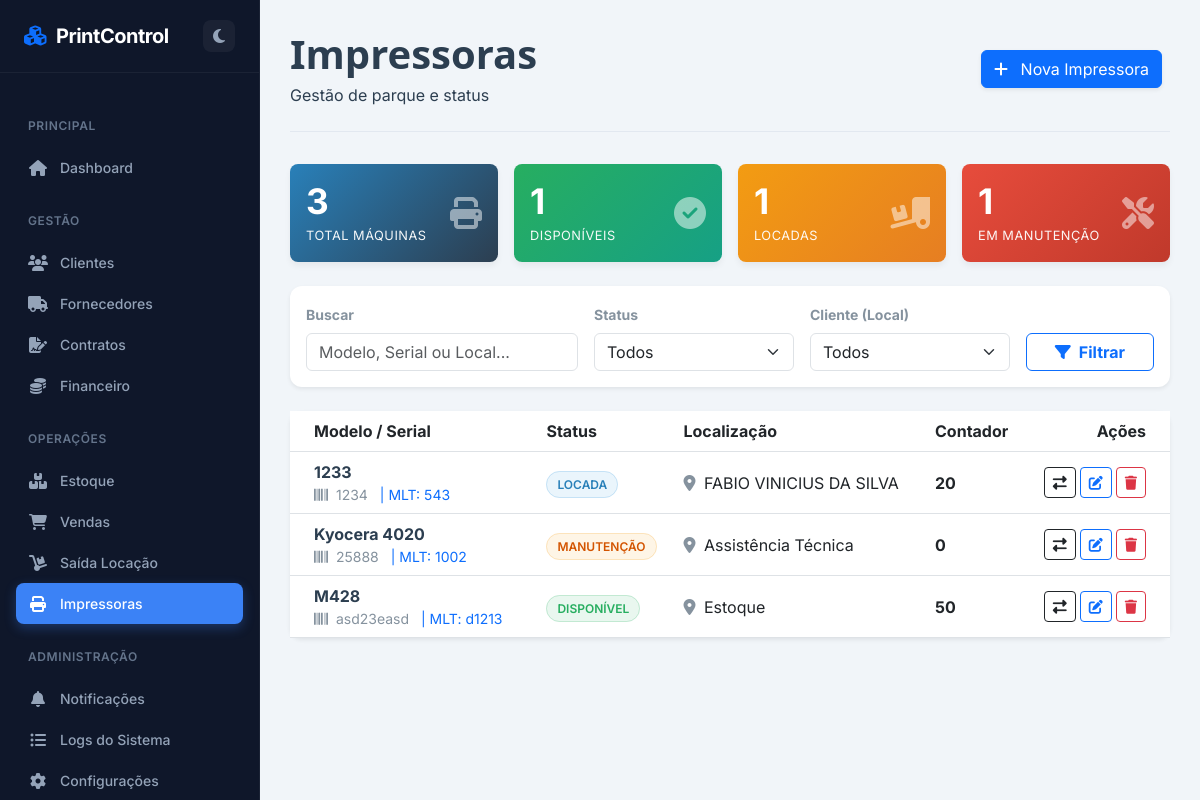
The app's page /impressoras, older data.
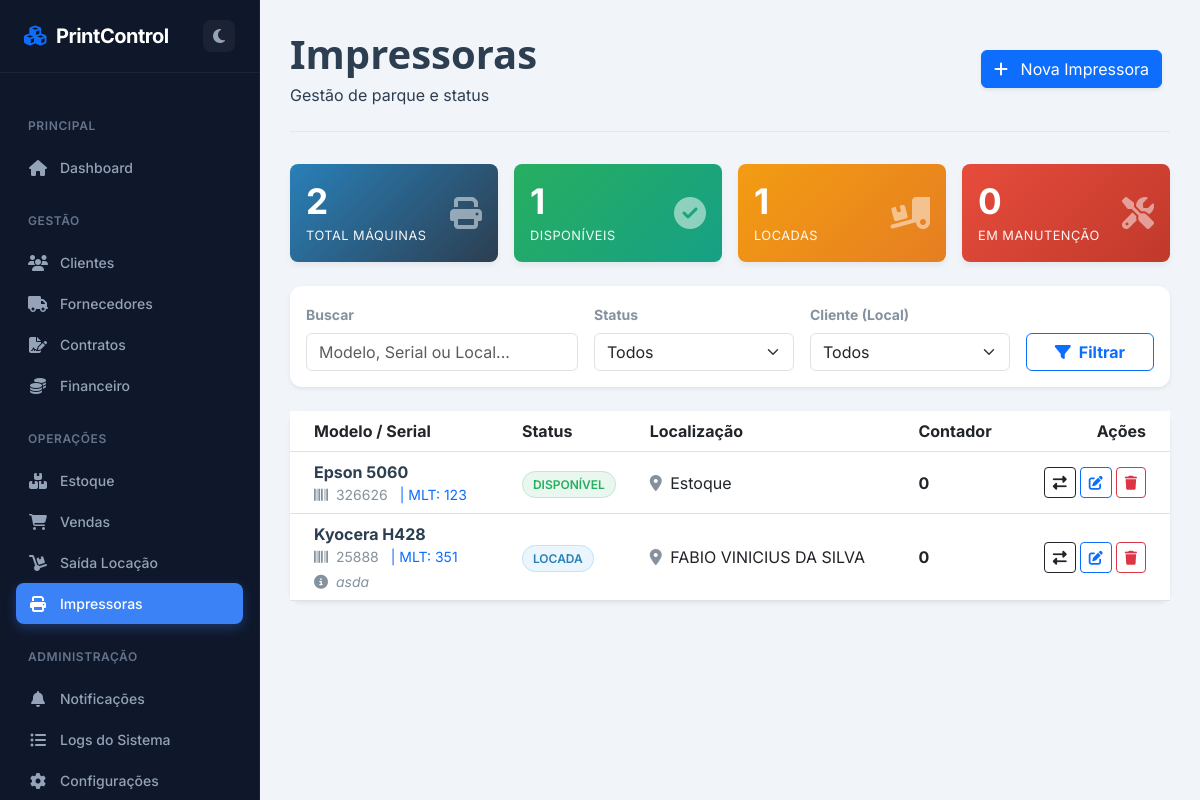
The same page, newer data.
### app.py (models this page shows)
class Impressora(db.Model):
    id = db.Column(db.Integer, primary_key=True)
    marca = db.Column(db.String(50))
    modelo = db.Column(db.String(100), nullable=False)
    serial = db.Column(db.String(50), unique=True)
    mlt = db.Column(db.String(50))
    contador = db.Column(db.Integer, default=0)
    status = db.Column(db.String(20), default='Disponível')
    localizacao = db.Column(db.String(100), default='Estoque')
    observacao = db.Column(db.Text)
    data_aquisicao = db.Column(db.Date)
    historico = db.relationship('MovimentacaoImpressora', backref='impressora', cascade="all, delete-orphan")
    manutencoes = db.relationship('Manutencao', backref='impressora', cascade="all, delete-orphan")
    logs_manutencao = db.relationship('LogManutencao', backref='impressora', cascade="all, delete-orphan")

### app.py (the view)
@app.route('/impressoras')
def impressoras():
    busca = request.args.get('busca')
    status = request.args.get('status')
    cliente_id = request.args.get('cliente_id')
    query = Impressora.query
    if busca:
        term = f"%{busca}%"
        query = query.filter((Impressora.marca.like(term)) | (Impressora.modelo.like(term)) | (Impressora.serial.like(term)) | (Impressora.mlt.like(term)) | (Impressora.localizacao.like(term)))
    if status and status != 'Todas': query = query.filter(Impressora.status == status)
    if cliente_id and cliente_id != 'Todos':
        cliente = Cliente.query.get(int(cliente_id))
        if cliente: query = query.filter(Impressora.localizacao == cliente.nome)
    impressoras = query.order_by(Impressora.modelo).all()
    clientes = Cliente.query.order_by(Cliente.nome).all()
    ultimas_movimentacoes = MovimentacaoImpressora.query.order_by(MovimentacaoImpressora.data.desc()).limit(20).all()
    total_geral = Impressora.query.count()
    disponiveis = Impressora.query.filter_by(status='Disponível').count()
    locadas = Impressora.query.filter_by(status='Locada').count()
    manutencao = Impressora.query.filter_by(status='Manutenção').count()
    return render_template('impressoras.html', impressoras=impressoras, clientes=clientes, ultimas_movimentacoes=ultimas_movimentacoes, total=total_geral, disponiveis=disponiveis, locadas=locadas, manutencao=manutencao, request=request)

### templates/impressoras.html (shortened to what this page needs)
{% extends "base.html" %}
{% block content %}
<div id="impressoras-page" class="page-content active">
    <div class="page-header">
        <div class="d-flex justify-content-between align-items-center">
            <div>
                <h1 class="page-title">Impressoras</h1>
                <p class="page-subtitle mb-0">Gestão de parque e status</p>
            </div>
            <div>
                <button class="btn btn-primary btn-action shadow-sm me-2" onclick="abrirModalNova()">
                    <i class="fas fa-plus me-2"></i> Nova Impressora
                </button>
            </div>
        </div>
    </div>
    <div class="row g-3 mb-4">
        <div class="col-md-3">
            <div class="card card-dashboard bg-gradient-primary p-3">
                <div class="d-flex justify-content-between align-items-center">
                    <div><h3>{{ total }}</h3><small>Total Máquinas</small></div>
                    <i class="fas fa-print fa-2x opacity-50"></i>
                </div>
            </div>
        </div>
        <div class="col-md-3">
            <div class="card card-dashboard bg-gradient-success p-3">
                <div class="d-flex justify-content-between align-items-center">
                    <div><h3>{{ disponiveis }}</h3><small>Disponíveis</small></div>
                    <i class="fas fa-check-circle fa-2x opacity-50"></i>
                </div>
            </div>
        </div>
        <div class="col-md-3">
            <div class="card card-dashboard bg-gradient-warning p-3">
                <div class="d-flex justify-content-between align-items-center">
                    <div><h3>{{ locadas }}</h3><small>Locadas</small></div>
                    <i class="fas fa-truck-loading fa-2x opacity-50"></i>
                </div>
            </div>
        </div>
        <div class="col-md-3">
            <div class="card card-dashboard bg-gradient-danger p-3">
                <div class="d-flex justify-content-between align-items-center">
                    <div><h3>{{ manutencao }}</h3><small>Em Manutenção</small></div>
                    <i class="fas fa-tools fa-2x opacity-50"></i>
                </div>
            </div>
        </div>
    </div>
    <div class="card border-0 shadow-sm mb-4 filter-bar">
        <div class="card-body py-3">
            <form method="GET" action="{{ url_for('impressoras') }}" class="row g-3 align-items-end">
                <div class="col-md-4">
                    <label class="form-label small fw-bold text-muted">Buscar</label>
                    <input type="text" class="form-control" name="busca" placeholder="Modelo, Serial ou Local..." value="{{ request.args.get('busca', '') }}">
                </div>
                <div class="col-md-3">
                    <label class="form-label small fw-bold text-muted">Status</label>
                    <select class="form-select" name="status">
                        <option value="Todas">Todos</option>
                    </select>
                </div>
                <div class="col-md-3">
                    <label class="form-label small fw-bold text-muted">Cliente (Local)</label>
                    <select class="form-select" name="cliente_id">
                        <option value="Todos">Todos</option>
                    </select>
                </div>
                <div class="col-md-2">
                    <button type="submit" class="btn btn-outline-primary w-100 fw-bold"><i class="fas fa-filter me-2"></i>Filtrar</button>
                </div>
            </form>
        </div>
    </div>
    <div class="card border-0 shadow-sm">
        <div class="card-body p-0">
            <div class="table-responsive">
                <table class="table table-hover mb-0 align-middle">
                    <thead>
                        <tr>
                            <th class="ps-4">Modelo / Serial</th>
                            <th>Status</th>
                            <th>Localização</th>
                            <th>Contador</th>
                            <th class="text-end pe-4">Ações</th>
                        </tr>
                    </thead>
                    <tbody>
                        {% for imp in impressoras %}
                        <tr class="clickable-row" onclick="abrirHistorico('{{ imp.id }}', '{{ imp.status }}')">
                            <td class="ps-4">
                                <div class="fw-bold text-dark">{{ imp.modelo }}</div>
                                <div class="text-muted small">
                                    <span class="me-2"><i class="fas fa-barcode me-1"></i> {{ imp.serial }}</span>
                                    {% if imp.mlt %}<span class="me-2 text-primary">| MLT: {{ imp.mlt }}</span>{% endif %}
                                </div>
                                {% if imp.observacao %}
                                    <div class="text-muted small fst-italic mt-1"><i class="fas fa-info-circle me-1"></i> {{ imp.observacao }}</div>
                                {% endif %}
                            </td>
                            <td>
                                {% if imp.status == 'Disponível' %} <span class="badge-status status-disp">Disponível</span>
                                {% elif imp.status == 'Locada' %} <span class="badge-status status-loc">Locada</span>
                                {% else %} <span class="badge-status status-manut">Manutenção</span> {% endif %}
                            </td>
                            <td><i class="fas fa-map-marker-alt text-muted me-1"></i> {{ imp.localizacao }}</td>
                            <td class="fw-bold">{{ imp.contador }}</td>
                            <td class="text-end pe-4">
                                <div class="d-flex justify-content-end gap-1">
                                    <button class="btn btn-sm btn-outline-dark"
        onclick="event.stopPropagation(); abrirMovimentacao('{{ imp.id }}', '{{ imp.modelo }}', '{{ imp.contador }}', '{{ imp.status }}', '{{ imp.localizacao }}')"
        title="Movimentar">
    <i class="fas fa-exchange-alt"></i>
                    </button>
                                    <button class="btn btn-sm btn-outline-primary"
        onclick="event.stopPropagation(); abrirEdicao('{{ imp.id }}', '{{ imp.marca }}', '{{ imp.modelo }}', '{{ imp.serial }}', '{{ imp.mlt }}', '{{ imp.observacao }}', '{{ imp.contador }}')"
        title="Editar">
    <i class="fas fa-edit"></i>
</button>
                                    <a href="{{ url_for('excluir_impressora', id=imp.id) }}"
                                       class="btn btn-sm btn-outline-danger"
                                       onclick="event.stopPropagation(); return confirm('Excluir esta impressora?')"
                                       title="Excluir">
                                        <i class="fas fa-trash"></i>
                                    </a>
                                </div>
                            </td>
                        </tr>
                        {% else %}
                        <tr><td colspan="5" class="text-center p-5 text-muted">Nenhuma impressora encontrada.</td></tr>
                        {% endfor %}
                    </tbody>
                </table>
            </div>
        </div>
    </div>
</div>
{% endblock %}

### templates/base.html (shortened to what this page needs)
<!DOCTYPE html>
<html lang="pt-br">
<head>
    <link href="https://cdn.jsdelivr.net/npm/bootstrap@5.3.0/dist/css/bootstrap.min.css" rel="stylesheet">
    <link href="https://cdnjs.cloudflare.com/ajax/libs/font-awesome/6.4.0/css/all.min.css" rel="stylesheet">
</head>
<body>
    <nav class="sidebar">
        <div class="sidebar-header">
            <a href="{{ url_for('index') }}" class="brand-logo">
                <i class="fas fa-cubes text-primary"></i> PrintControl
            </a>
            <button class="theme-toggle" id="themeToggle" title="Alternar Tema">
                <i class="fas fa-moon"></i>
            </button>
        </div>
        <div class="sidebar-menu">
            <div class="menu-category">Principal</div>
            <div class="nav-item">
                <a class="nav-link {% if request.endpoint == 'index' %}active{% endif %}" href="{{ url_for('index') }}">
                    <i class="fas fa-home"></i> Dashboard
                </a>
            </div>
            <div class="menu-category">Gestão</div>
            <div class="nav-item">
                <a class="nav-link {% if request.endpoint == 'clientes' %}active{% endif %}" href="{{ url_for('clientes') }}">
                    <i class="fas fa-users"></i> Clientes
                </a>
            </div>
            <div class="nav-item">
                <a class="nav-link {% if request.endpoint == 'fornecedores' %}active{% endif %}" href="{{ url_for('fornecedores') }}">
                    <i class="fas fa-truck"></i> Fornecedores
                </a>
            </div>
            <div class="nav-item">
                <a class="nav-link {% if request.endpoint == 'contratos' %}active{% endif %}" href="{{ url_for('contratos') }}">
                    <i class="fas fa-file-signature"></i> Contratos
                </a>
            </div>
            <div class="nav-item">
                <a class="nav-link {% if request.endpoint == 'financeiro' %}active{% endif %}" href="{{ url_for('financeiro') }}">
                    <i class="fas fa-coins"></i> Financeiro
                </a>
            </div>
            <div class="menu-category">Operações</div>
            <div class="nav-item">
                <a class="nav-link {% if request.endpoint == 'estoque' %}active{% endif %}" href="{{ url_for('estoque') }}">
                    <i class="fas fa-boxes"></i> Estoque
                </a>
            </div>
            <div class="nav-item">
                <a class="nav-link {% if request.endpoint == 'vendas' %}active{% endif %}" href="{{ url_for('vendas') }}">
                    <i class="fas fa-shopping-cart"></i> Vendas
                </a>
            </div>
            <div class="nav-item">
                <a class="nav-link {% if request.endpoint == 'saida_locacao' %}active{% endif %}" href="{{ url_for('saida_locacao') }}">
                    <i class="fas fa-dolly"></i> Saída Locação
                </a>
            </div>
            <div class="nav-item">
                <a class="nav-link {% if request.endpoint == 'impressoras' %}active{% endif %}" href="{{ url_for('impressoras') }}">
                    <i class="fas fa-print"></i> Impressoras
                </a>
            </div>
            <div class="menu-category">Administração</div>
            <div class="nav-item">
                <a class="nav-link {% if request.endpoint == 'notificacoes' %}active{% endif %}" href="{{ url_for('notificacoes') }}">
                    <i class="fas fa-bell"></i> Notificações
                </a>
            </div>
            <div class="nav-item">
                <a class="nav-link {% if request.endpoint == 'logs' %}active{% endif %}" href="{{ url_for('logs') }}">
                    <i class="fas fa-list-ul"></i> Logs do Sistema
                </a>
            </div>
            <div class="nav-item">
                <a class="nav-link {% if request.endpoint == 'configuracoes' %}active{% endif %}" href="{{ url_for('configuracoes') }}">
                    <i class="fas fa-cog"></i> Configurações
                </a>
            </div>
        </div>
    </nav>
    <div class="main-content">
        {% block content %}{% endblock %}
    </div>
</body>
</html>

Row changes from the older to the newer data that the page shows:
removed Impressora: modelo "1233", serial "1234", mlt "543", status "LOCADA", localizacao "FABIO VINICIUS DA SILVA", contador "20"
removed Impressora: modelo "Kyocera 4020", serial "25888", mlt "1002", status "MANUTENÇÃO", localizacao "Assistência Técnica", contador "0"
removed Impressora: modelo "M428", serial "asd23easd", mlt "d1213", status "DISPONÍVEL", localizacao "Estoque", contador "50"
added Impressora: modelo "Epson 5060", serial "326626", mlt "123", status "DISPONÍVEL", localizacao "Estoque", contador "0"
added Impressora: modelo "Kyocera H428", serial "25888", mlt "351", observacao "asda", status "LOCADA", localizacao "FABIO VINICIUS DA SILVA", contador "0"
Text that changed along with them:
{{ total }}: "3" → "2"
{{ manutencao }}: "1" → "0"
